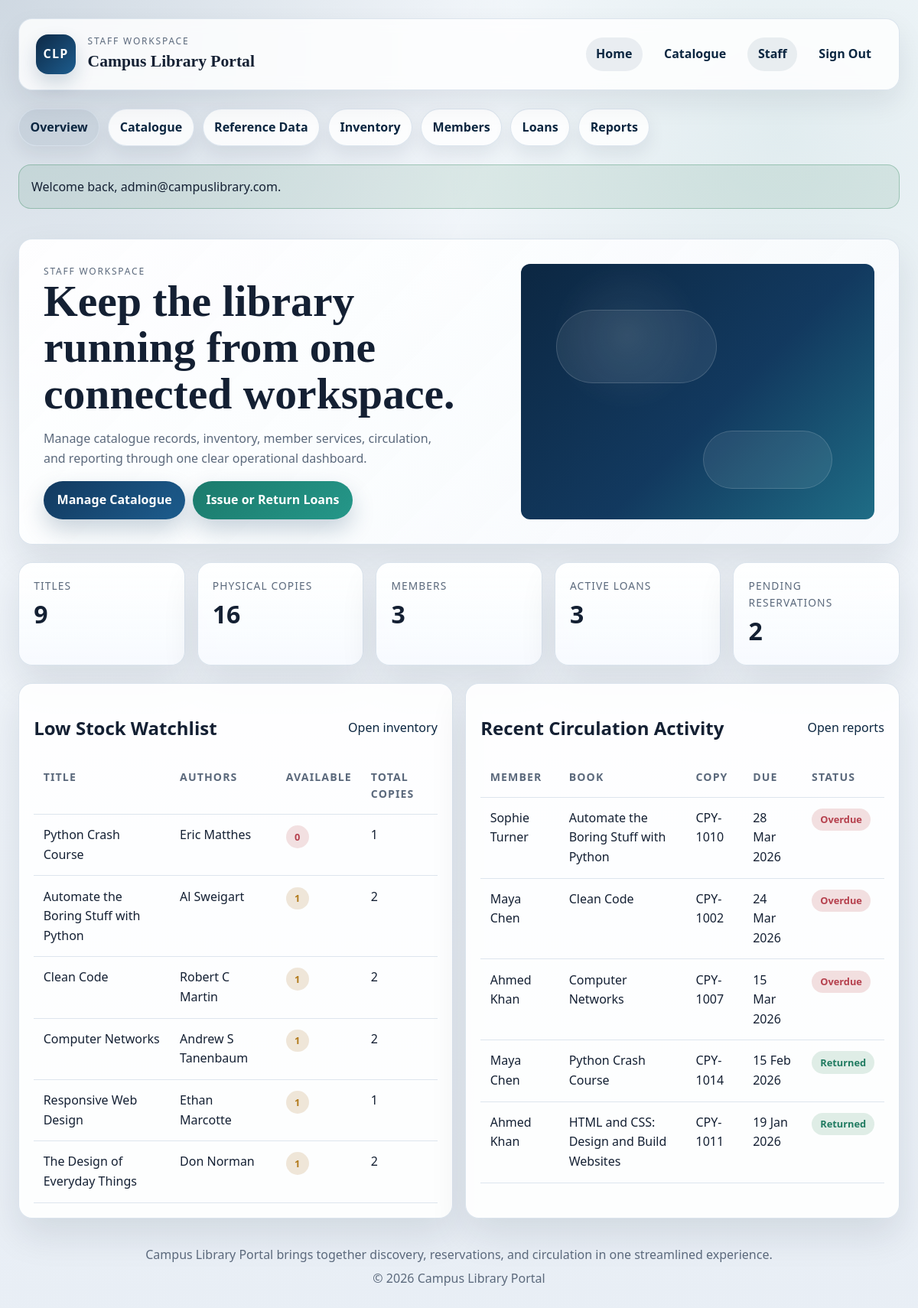
/admin/index.php (signed in), run on the app's committed database.
### tables this page shows
CREATE TABLE books (
    id INT NOT NULL AUTO_INCREMENT,
    title VARCHAR(180) NOT NULL,
    isbn VARCHAR(30) NOT NULL,
    category_id INT NOT NULL,
    publisher_id INT NOT NULL,
    published_year INT DEFAULT NULL,
    summary TEXT,
    featured TINYINT(1) NOT NULL DEFAULT 0,
    is_active TINYINT(1) NOT NULL DEFAULT 1,
    created_at DATETIME NOT NULL,
    PRIMARY KEY (id),
    UNIQUE KEY uq_books_isbn (isbn),
    CONSTRAINT fk_books_category FOREIGN KEY (category_id) REFERENCES categories (id),
    CONSTRAINT fk_books_publisher FOREIGN KEY (publisher_id) REFERENCES publishers (id)
);

CREATE TABLE loans (
    id INT NOT NULL AUTO_INCREMENT,
    copy_id INT NOT NULL,
    member_id INT NOT NULL,
    loaned_at DATETIME NOT NULL,
    due_at DATETIME NOT NULL,
    returned_at DATETIME DEFAULT NULL,
    notes TEXT,
    PRIMARY KEY (id),
    CONSTRAINT fk_loans_copy FOREIGN KEY (copy_id) REFERENCES copies (id),
    CONSTRAINT fk_loans_member FOREIGN KEY (member_id) REFERENCES members (id)
);

CREATE TABLE members (
    id INT NOT NULL AUTO_INCREMENT,
    user_id INT NOT NULL,
    membership_number VARCHAR(30) NOT NULL,
    full_name VARCHAR(120) NOT NULL,
    phone VARCHAR(30) DEFAULT NULL,
    course_name VARCHAR(120) DEFAULT NULL,
    joined_on DATE NOT NULL,
    is_active TINYINT(1) NOT NULL DEFAULT 1,
    PRIMARY KEY (id),
    UNIQUE KEY uq_members_user (user_id),
    UNIQUE KEY uq_membership_number (membership_number),
    CONSTRAINT fk_members_user FOREIGN KEY (user_id) REFERENCES users (id)
);

CREATE TABLE copies (
    id INT NOT NULL AUTO_INCREMENT,
    book_id INT NOT NULL,
    accession_code VARCHAR(30) NOT NULL,
    shelf_location VARCHAR(30) NOT NULL,
    status ENUM('available', 'loaned', 'maintenance') NOT NULL DEFAULT 'available',
    condition_notes TEXT,
    created_at DATETIME NOT NULL,
    PRIMARY KEY (id),
    UNIQUE KEY uq_copies_accession_code (accession_code),
    CONSTRAINT fk_copies_book FOREIGN KEY (book_id) REFERENCES books (id)
);

### app/includes/db.php (called while the page is built, shortened)
<?php
function db()
{
    static $pdo = null;
    if ($pdo instanceof PDO) {
        return $pdo;
    }
    $dsn = 'mysql:host=' . DB_HOST . ';dbname=' . DB_NAME . ';charset=' . DB_CHARSET;
    try {
        $pdo = new PDO($dsn, DB_USER, DB_PASS);
        $pdo->setAttribute(PDO::ATTR_ERRMODE, PDO::ERRMODE_EXCEPTION);
        $pdo->setAttribute(PDO::ATTR_DEFAULT_FETCH_MODE, PDO::FETCH_ASSOC);
    } catch (PDOException $exception) {
        $GLOBALS['db_connection_error'] = $exception->getMessage();
        return null;
    }
    return $pdo;
}

### admin/index.php (the view, shortened to what this page needs)
<?php
$stats = array(
    'book_count' => 0,
    'copy_count' => 0,
    'member_count' => 0,
    'active_loans' => 0,
    'pending_reservations' => 0,
);
$lowStockBooks = array();
$recentLoans = array();
if (db_ready()) {
    $stats = db()->query('
        SELECT
            (SELECT COUNT(*) FROM books WHERE is_active = 1) AS book_count,
            (SELECT COUNT(*) FROM copies) AS copy_count,
            (SELECT COUNT(*) FROM members WHERE is_active = 1) AS member_count,
            (SELECT COUNT(*) FROM loans WHERE returned_at IS NULL) AS active_loans,
            (SELECT COUNT(*) FROM reservations WHERE status IN ("pending", "ready_for_collection")) AS pending_reservations
    ')->fetch();
    $lowStockBooks = db()->query('
        SELECT
            b.id,
            b.title,
            GROUP_CONCAT(DISTINCT a.name ORDER BY a.name SEPARATOR ", ") AS authors,
            COUNT(DISTINCT cp.id) AS total_copies,
            COALESCE(SUM(CASE WHEN cp.status = "available" THEN 1 ELSE 0 END), 0) AS available_copies
        FROM books b
        INNER JOIN book_authors ba ON ba.book_id = b.id
        INNER JOIN authors a ON a.id = ba.author_id
        LEFT JOIN copies cp ON cp.book_id = b.id
        WHERE b.is_active = 1
        GROUP BY b.id, b.title
        HAVING available_copies <= 1
        ORDER BY available_copies ASC, b.title ASC
        LIMIT 6
    ')->fetchAll();
    $recentLoans = db()->query('
        SELECT
            l.id,
            l.loaned_at,
            l.due_at,
            l.returned_at,
            m.full_name,
            b.title,
            c.accession_code
        FROM loans l
        INNER JOIN members m ON m.id = l.member_id
        INNER JOIN copies c ON c.id = l.copy_id
        INNER JOIN books b ON b.id = c.book_id
        ORDER BY l.loaned_at DESC
        LIMIT 8
    ')->fetchAll();
}
include dirname(__DIR__) . '/app/includes/header.php';
?>
<section class="hero">
    <div class="hero-copy">
        <p class="eyebrow">Staff Workspace</p>
        <h1>Keep the library running from one connected workspace.</h1>
        <p>
            Manage catalogue records, inventory, member services, circulation, and reporting through
            one clear operational dashboard.
        </p>
        <div class="action-row">
            <a class="button-link" href="books.php">Manage Catalogue</a>
            <a class="button button-secondary" href="loans.php">Issue or Return Loans</a>
        </div>
    </div>
    <div class="hero-art" aria-hidden="true"></div>
</section>
<section class="metric-grid">
    <article>
        <span class="metric-label">Titles</span>
        <span class="metric-value"><?php echo h($stats['book_count']); ?></span>
    </article>
    <article>
        <span class="metric-label">Physical Copies</span>
        <span class="metric-value"><?php echo h($stats['copy_count']); ?></span>
    </article>
    <article>
        <span class="metric-label">Members</span>
        <span class="metric-value"><?php echo h($stats['member_count']); ?></span>
    </article>
    <article>
        <span class="metric-label">Active Loans</span>
        <span class="metric-value"><?php echo h($stats['active_loans']); ?></span>
    </article>
    <article>
        <span class="metric-label">Pending Reservations</span>
        <span class="metric-value"><?php echo h($stats['pending_reservations']); ?></span>
    </article>
</section>
<section class="grid grid-2">
    <div class="table-panel">
        <div class="section-heading">
            <h2>Low Stock Watchlist</h2>
            <a href="inventory.php">Open inventory</a>
        </div>
        <?php if (!$lowStockBooks): ?>
            <div class="empty-state">
                <p>No low-stock titles were identified.</p>
            </div>
        <?php else: ?>
            <div class="table-wrap">
                <table>
                    <thead>
                        <tr>
                            <th>Title</th>
                            <th>Authors</th>
                            <th>Available</th>
                            <th>Total Copies</th>
                        </tr>
                    </thead>
                    <tbody>
                        <?php foreach ($lowStockBooks as $book): ?>
                            <tr>
                                <td><?php echo h($book['title']); ?></td>
                                <td><?php echo h($book['authors']); ?></td>
                                <td><?php echo render_status_badge((string) $book['available_copies'], $book['available_copies'] > 0 ? 'warning' : 'danger'); ?></td>
                                <td><?php echo h($book['total_copies']); ?></td>
                            </tr>
                        <?php endforeach; ?>
                    </tbody>
                </table>
            </div>
        <?php endif; ?>
    </div>
    <div class="table-panel">
        <div class="section-heading">
            <h2>Recent Circulation Activity</h2>
            <a href="reports.php">Open reports</a>
        </div>
        <?php if (!$recentLoans): ?>
            <div class="empty-state">
                <p>Loan transactions will appear here once the database has activity.</p>
            </div>
        <?php else: ?>
            <div class="table-wrap">
                <table>
                    <thead>
                        <tr>
                            <th>Member</th>
                            <th>Book</th>
                            <th>Copy</th>
                            <th>Due</th>
                            <th>Status</th>
                        </tr>
                    </thead>
                    <tbody>
                        <?php foreach ($recentLoans as $loan): ?>
                            <tr>
                                <td><?php echo h($loan['full_name']); ?></td>
                                <td><?php echo h($loan['title']); ?></td>
                                <td><?php echo h($loan['accession_code']); ?></td>
                                <td><?php echo h(format_date_display($loan['due_at'])); ?></td>
                                <td>
                                    <?php if ($loan['returned_at']): ?>
                                        <?php echo render_status_badge('Returned', 'returned'); ?>
                                    <?php elseif (strtotime($loan['due_at']) < time()): ?>
                                        <?php echo render_status_badge('Overdue', 'overdue'); ?>
                                    <?php else: ?>
                                        <?php echo render_status_badge('Active', 'active'); ?>
                                    <?php endif; ?>
                                </td>
                            </tr>
                        <?php endforeach; ?>
                    </tbody>
                </table>
            </div>
        <?php endif; ?>
    </div>
</section>
<?php include dirname(__DIR__) . '/app/includes/footer.php'; ?>

### app/includes/functions.php (shortened to what this page needs)
<?php
require_once __DIR__ . '/db.php';
function h($value)
{
    return htmlspecialchars((string) $value, ENT_QUOTES, 'UTF-8');
}
function format_date_display($value)
{
    $timestamp = strtotime($value);
    return date('d M Y', $timestamp);
}
function status_class($status)
{
    $map = array(
        'success' => 'success',
        'warning' => 'warning',
        'danger' => 'danger',
        'info' => 'info',
        'muted' => 'muted',
        'available' => 'success',
        'loaned' => 'warning',
        'maintenance' => 'muted',
        'pending' => 'warning',
        'ready_for_collection' => 'info',
        'fulfilled' => 'success',
        'cancelled' => 'danger',
        'active' => 'success',
        'inactive' => 'muted',
        'returned' => 'success',
        'overdue' => 'danger',
    );
    return isset($map[$status]) ? $map[$status] : 'info';
}
function render_status_badge($label, $status = '')
{
    $state = $status !== '' ? $status : strtolower(str_replace(' ', '_', $label));
    return '<span class="badge badge-' . h(status_class($state)) . '">' . h($label) . '</span>';
}

### assets/css/styles.css (style rules this page uses)
:root { --bg: #edf3f8; --panel: rgba(255, 255, 255, 0.9); --panel-strong: #dce6ef; --ink: #142033; --muted: #5b697c; --line: #d7e1eb; --brand: #12395f; --brand-deep: #0b2640; --accent: #1b7a6c; --warning: #b27a1b; --danger: #b5404d; --success: #1f7a60; --shadow: 0 22px 48px rgba(12, 28, 48, 0.1); --radius: 18px; }
* { box-sizing: border-box; }
body { margin: 0; background: radial-gradient(circle at top left, rgba(18, 57, 95, 0.16), transparent 32%), radial-gradient(circle at 85% 10%, rgba(27, 122, 108, 0.08), transparent 24%), linear-gradient(180deg, #f3f7fb 0%, #e8eef5 100%); color: var(--ink); font-family: "Avenir Next", "Gill Sans", "Segoe UI", sans-serif; line-height: 1.6; }
a { color: var(--brand-deep); text-decoration: none; }
.eyebrow { margin: 0; text-transform: uppercase; letter-spacing: 0.15em; font-size: 0.75rem; color: var(--muted); }
.button-link, .button, button, input[type="submit"] { display: inline-flex; align-items: center; justify-content: center; gap: 0.4rem; padding: 0.78rem 1.1rem; border: 0; border-radius: 999px; background: linear-gradient(135deg, var(--brand) 0%, #1d5d8e 100%); color: #fff; font-weight: 700; cursor: pointer; transition: transform 0.18s ease, box-shadow 0.18s ease; box-shadow: 0 14px 30px rgba(18, 57, 95, 0.22); }
.button-secondary { background: linear-gradient(135deg, var(--accent) 0%, #259789 100%); }
.hero, .card, .panel, .table-panel, .form-panel, .metric-grid article, .empty-state { background: var(--panel); border: 1px solid rgba(215, 225, 235, 0.92); border-radius: var(--radius); box-shadow: var(--shadow); }
.hero { padding: 2rem; display: grid; grid-template-columns: 1.3fr 1fr; gap: 1.5rem; overflow: hidden; background: linear-gradient(135deg, rgba(255, 255, 255, 0.96), rgba(247, 250, 253, 0.9)); }
.hero-copy h1 { margin: 0 0 0.8rem; font-family: "Iowan Old Style", "Palatino Linotype", Georgia, serif; font-size: clamp(2rem, 5vw, 3.6rem); line-height: 1.05; }
.hero-copy p { max-width: 58ch; color: var(--muted); }
.hero-art { min-height: 260px; border-radius: calc(var(--radius) - 6px); background: radial-gradient(circle at 30% 28%, rgba(255, 255, 255, 0.08), transparent 24%), linear-gradient(135deg, #0c2742 0%, #12395f 56%, #1f6d86 100%); position: relative; overflow: hidden; }
.hero-art::before, .hero-art::after { content: ""; position: absolute; border-radius: 999px; background: rgba(255, 255, 255, 0.08); border: 1px solid rgba(255, 255, 255, 0.15); }
.hero-art::before { inset: 18% auto auto 10%; width: 45%; height: 28%; }
.hero-art::after { inset: auto 12% 12% auto; width: 36%; height: 22%; }
.metric-grid { display: grid; grid-template-columns: repeat(auto-fit, minmax(180px, 1fr)); gap: 1rem; }
.metric-grid article { padding: 1.2rem; background: linear-gradient(180deg, rgba(255, 255, 255, 0.96), rgba(248, 251, 255, 0.92)); }
.metric-label { display: block; font-size: 0.86rem; text-transform: uppercase; letter-spacing: 0.08em; color: var(--muted); }
.metric-value { display: block; font-size: 2rem; font-weight: 800; }
.section-heading { display: flex; align-items: center; justify-content: space-between; gap: 1rem; }
.grid { display: grid; gap: 1rem; }
.grid-2 { grid-template-columns: repeat(auto-fit, minmax(280px, 1fr)); }
.card, .panel, .table-panel, .form-panel, .empty-state { padding: 1.2rem; }
.badge { display: inline-flex; align-items: center; gap: 0.35rem; padding: 0.28rem 0.7rem; border-radius: 999px; font-size: 0.8rem; font-weight: 700; }
.badge-success { background: rgba(29, 122, 74, 0.13); color: var(--success); }
.badge-warning { background: rgba(163, 92, 0, 0.15); color: var(--warning); }
.badge-danger { background: rgba(178, 41, 41, 0.14); color: var(--danger); }
.filter-form, .stack, .form-grid, .detail-grid, .action-row { display: grid; gap: 1rem; }
.table-wrap { overflow-x: auto; }
table { width: 100%; border-collapse: collapse; }
th, td { padding: 0.88rem 0.78rem; border-bottom: 1px solid rgba(215, 225, 235, 0.85); text-align: left; vertical-align: top; }
th { font-size: 0.88rem; text-transform: uppercase; letter-spacing: 0.08em; color: var(--muted); }
.table-actions, .action-row { display: flex; flex-wrap: wrap; gap: 0.6rem; align-items: center; }

### data on the page
books: title "Python Crash Course", authors "Eric Matthes", label "0", total_copies "1"
books: title "Automate the Boring Stuff with Python", authors "Al Sweigart", label "1", total_copies "2"
books: title "Clean Code", authors "Robert C Martin", label "1", total_copies "2"
books: title "Computer Networks", authors "Andrew S Tanenbaum", label "1", total_copies "2"
books: title "Responsive Web Design", authors "Ethan Marcotte", label "1", total_copies "1"
books: title "The Design of Everyday Things", authors "Don Norman", label "1", total_copies "2"
loans: member.full_name "Sophie Turner", books.title "Automate the Boring Stuff with Python", copy.accession_code "CPY-1010", due_at "28 Mar 2026", label "Overdue"
loans: member.full_name "Maya Chen", books.title "Clean Code", copy.accession_code "CPY-1002", due_at "24 Mar 2026", label "Overdue"
loans: member.full_name "Ahmed Khan", books.title "Computer Networks", copy.accession_code "CPY-1007", due_at "15 Mar 2026", label "Overdue"
loans: member.full_name "Maya Chen", books.title "Python Crash Course", copy.accession_code "CPY-1014", due_at "15 Feb 2026", label "Returned"
loans: member.full_name "Ahmed Khan", books.title "HTML and CSS: Design and Build Websites", copy.accession_code "CPY-1011", due_at "19 Jan 2026", label "Returned"

### other printed values
APP_NAME "Campus Library Portal"
$message['message'] "Welcome back, admin@campuslibrary.com."
$stats['book_count'] "9"
$stats['copy_count'] "16"
$stats['member_count'] "3"
$stats['active_loans'] "3"
$stats['pending_reservations'] "2"
